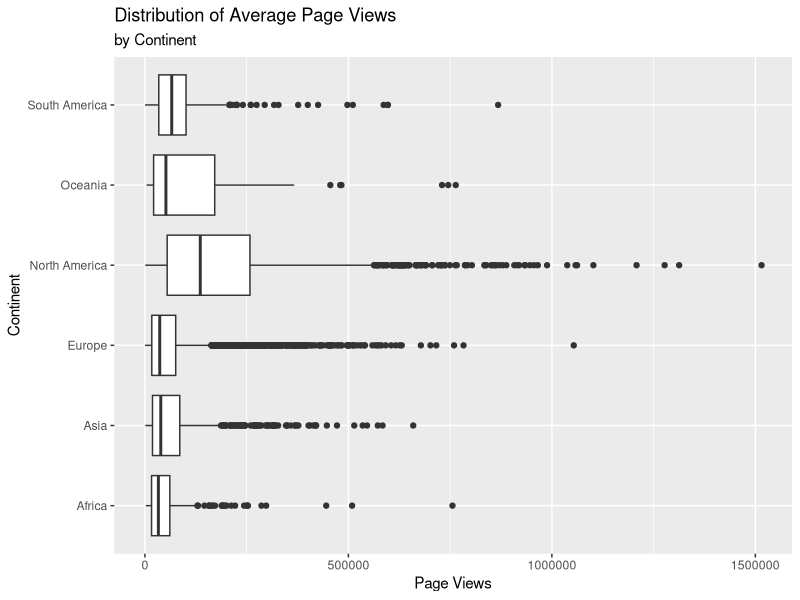
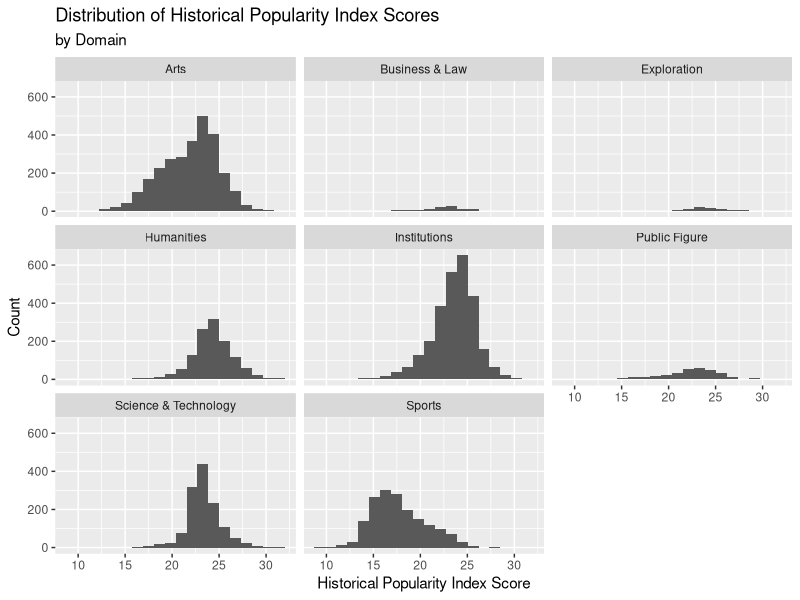
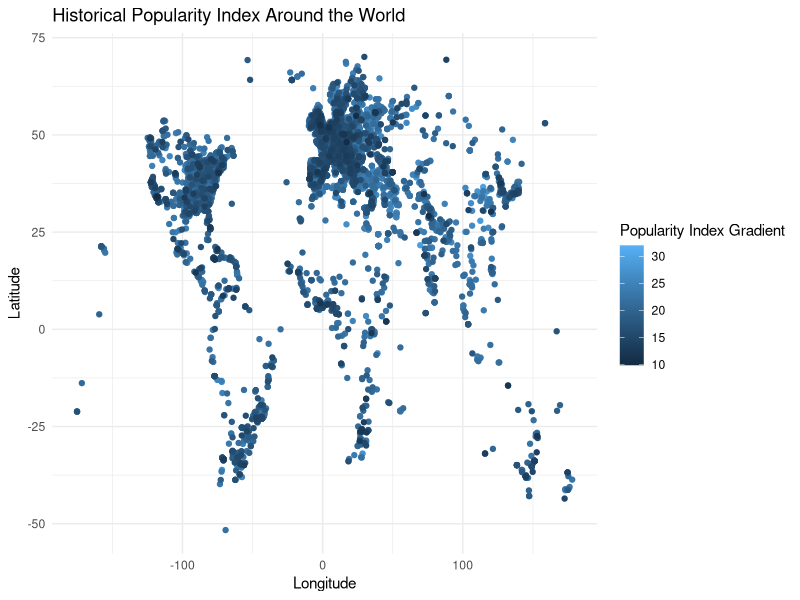
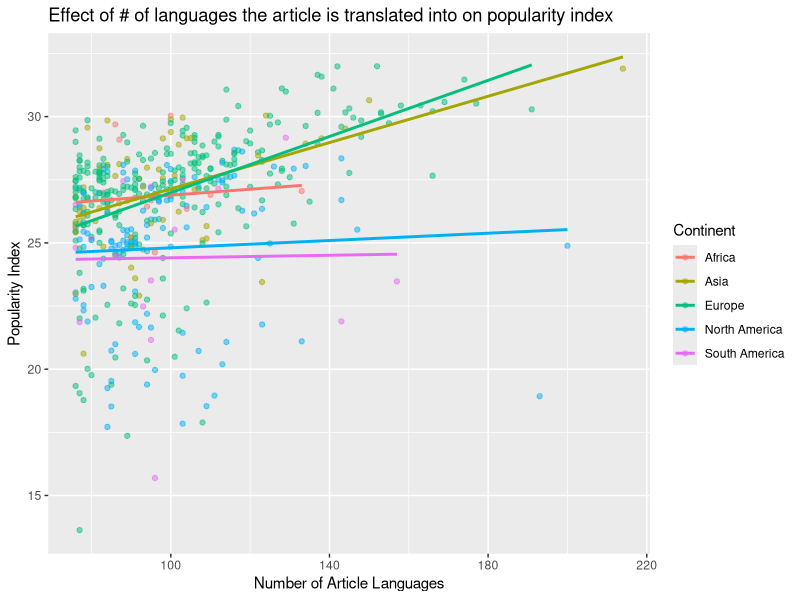

Write R code to recreate these figures, in order.
## ---- chunk 1
knitr::opts_chunk$set(echo = FALSE)
## ---- chunk 2
library(tidyverse)
library(broom)
## ---- chunk 3
panth <- read_csv("data/cdatabase.csv",
                  na = c("Unknown", "1237?", "530s"))
## ---- chunk 4
panth_mod <- na.omit(panth)

panth_mod %>%
  ncol()

panth_mod %>%
  nrow()

panth_mod <- panth_mod %>%
  mutate(
    rank = 1:nrow(panth_mod)
  )

panth_mod %>%
  select(rank, full_name, birth_year, historical_popularity_index) %>%
  head(10)
## ---- chunk 5
panth_mod %>%
  ggplot(mapping = aes(x = continent, y = average_views)) +
  geom_boxplot() + 
  coord_flip() +
  labs(title = "Distribution of Average Page Views", y = "Page Views", 
       x = "Continent", subtitle = "by Continent")

panth_mod %>%
  filter(continent == "South America", average_views > 600000) %>%
  select(rank, full_name, country, continent, average_views)

panth_mod %>%
  filter(continent == "Oceania", average_views > 750000) %>%
  select(rank, full_name, country, continent, average_views)

panth_mod %>%
  filter(continent == "North America", average_views > 1500000) %>%
  select(rank, full_name, country, continent, average_views) 

panth_mod %>%
  filter(continent == "Europe", average_views > 1000000) %>%
  select(rank, full_name, country, continent, average_views)

panth_mod %>%
  filter(continent == "Asia", average_views > 600000) %>%
  select(rank, full_name, country, continent, average_views)

panth_mod %>%
  filter(continent == "Africa", average_views > 600000) %>%
  select(rank, full_name, country, continent, average_views)
## ---- chunk 6
panth_mod %>%
  ggplot(mapping = aes(x = historical_popularity_index)) +
  geom_histogram(bins = 20) + 
  facet_wrap(~domain) +
  labs(title = "Distribution of Historical Popularity Index Scores", y = "Count", 
       x = "Historical Popularity Index Score", subtitle = "by Domain")

panth_mod %>%
  group_by(domain)%>%
  summarise(mean = mean(historical_popularity_index), 
            median = median(historical_popularity_index), 
            sd = sd(historical_popularity_index))
## ---- chunk 7
ggplot(panth_mod, mapping = aes(x = longitude, y = latitude, color = historical_popularity_index)) +
  geom_point() +
  theme_minimal() +
  labs(title = "Historical Popularity Index Around the World", x = "Longitude", 
       y = "Latitude", color = "Popularity Index Gradient")
## ---- chunk 8
panth_mod %>%
  count(domain) %>%
  arrange(desc(n))

panth_mod %>%
  count(continent) %>%
  arrange(desc(n))
## ---- chunk 9
domain_m <- lm(historical_popularity_index ~ domain, data = panth_mod)
tidy(domain_m) %>%
  select(term, estimate)
## ---- chunk 10
glance(domain_m)$r.squared
## ---- chunk 11
panth_mod %>%
  count(sex) %>%
  mutate(prop = n/sum(n))
## ---- chunk 12
m_pop_sex <- lm(historical_popularity_index ~ sex , data = panth_mod)
tidy(m_pop_sex) %>%
  select(term, estimate)
## ---- chunk 13
glance(m_pop_sex)$r.squared
## ---- chunk 14
panth_mod%>%
  filter(birth_year > 1920)%>%
  count(sex)%>%
  mutate(prop = n/sum(n))
## ---- chunk 15
m_pop_sex2 <- lm(historical_popularity_index ~ sex , data = panth_mod %>%
                   filter(birth_year > 1920))
tidy(m_pop_sex2) %>%
  select(term, estimate)
## ---- chunk 16
glance(m_pop_sex2)$r.squared
## ---- chunk 17
artlang_m <- lm(historical_popularity_index ~ article_languages, data = panth_mod)
tidy(artlang_m) %>%
  select(term, estimate)
## ---- chunk 18
glance(artlang_m)$r.squared
## ---- chunk 19
panth_mod %>%
  filter(article_languages > 75 & continent != "Oceania")%>%
  ggplot(mapping = aes(y = historical_popularity_index, x = article_languages,
                       color = factor(continent))) + geom_point(alpha = .5) + 
    geom_smooth(method = "lm", se = FALSE) +
    labs(x = "Number of Article Languages", y = "Popularity Index", 
    title =
      "Effect of # of languages the article is translated into on popularity index", 
    color = "Continent") 
## ---- chunk 20
panth_mod %>%
  filter(continent == "Asia")%>%
  select(full_name, historical_popularity_index, article_languages, country,occupation) %>%
  arrange(desc(article_languages))%>%
  head(3)
## ---- chunk 21
panth_mod %>%
  select(full_name, historical_popularity_index, article_languages, country) %>%
  filter(historical_popularity_index < 20, article_languages > 175)
## ---- chunk 22
m_full <- lm(historical_popularity_index ~ sex +
               domain +
               article_languages +
               continent +
               birth_year,
             data = panth_mod)
tidy(m_full) %>%
  select(term, estimate)
## ---- chunk 23
glance(m_full)$r.squared

glance(m_full)$adj.r.squared
## ---- chunk 24
selected_model <- step(m_full, direction = "backward")

tidy(selected_model) %>%
  select(term, estimate)

glance(selected_model)$AIC
glance(selected_model)$r.squared
glance(selected_model)$adj.r.squared
## ---- chunk 25
panth_mod %>%
  filter(continent == "Europe",
         birth_year < 0,
         sex == "Male",
         domain == "Humanities") %>%
    select(rank,full_name,historical_popularity_index, occupation)
